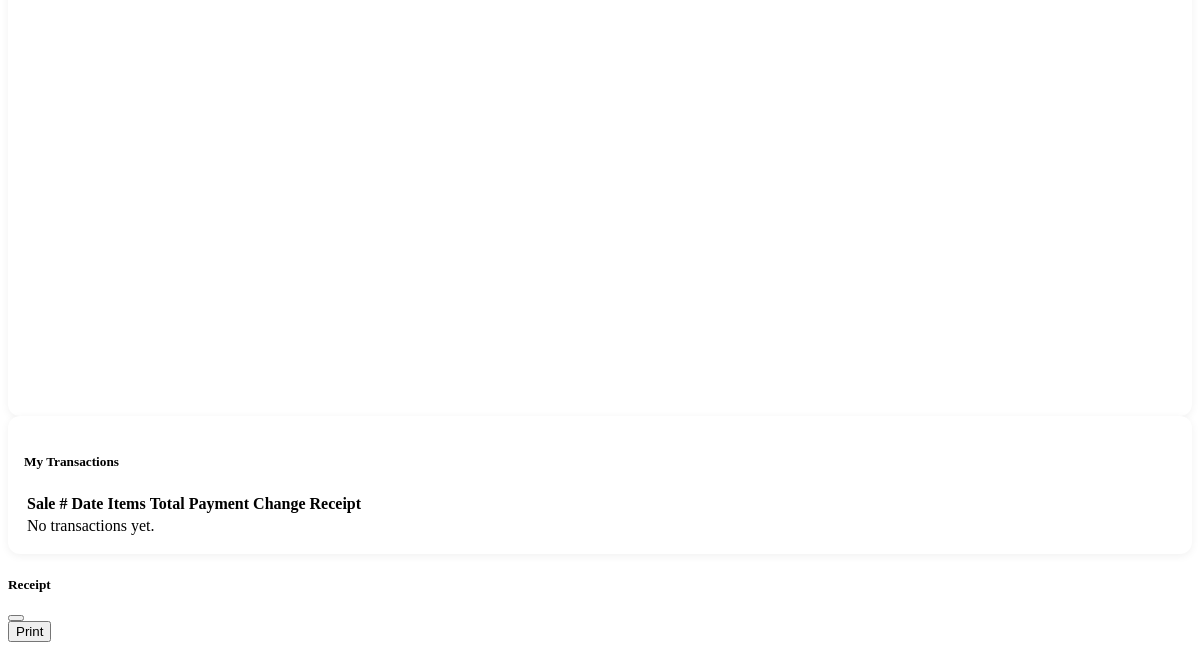
The app's page /SARI-SARI_STORE/View/Cashier_history.php (signed in, lower part), older data.
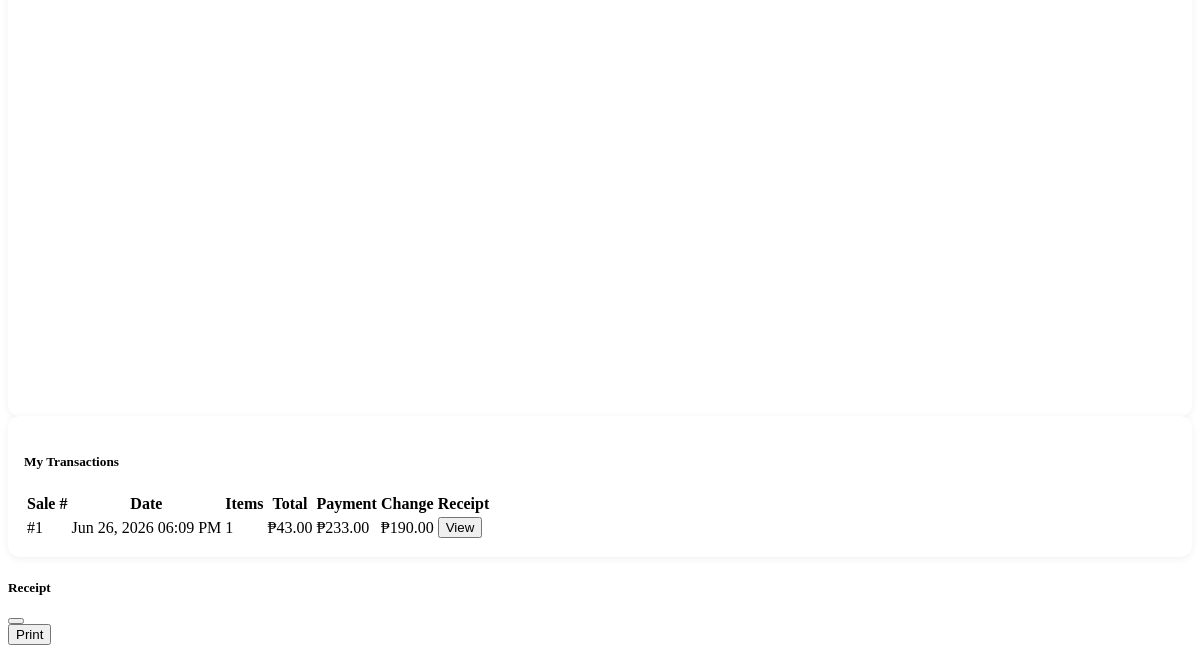
The same page, newer data.
### tables this page shows
CREATE TABLE `sales` (
  `sale_id` int(11) NOT NULL,
  `cashier_id` int(11) NOT NULL,
  `total_amount` decimal(10,2) NOT NULL DEFAULT 0.00,
  `payment` decimal(10,2) NOT NULL DEFAULT 0.00,
  `change_amount` decimal(10,2) NOT NULL DEFAULT 0.00,
  `status` enum('Completed','Pending','Voided') DEFAULT 'Completed',
  `created_at` timestamp NOT NULL DEFAULT current_timestamp()
);

### SARI-SARI_STORE/View/Cashier_history.php (the view, shortened to what this page needs)
<?php
require_once '../Model/database.php';
$cashier_id = $_SESSION['user_id'];
$sales = mysqli_query($conn,"
    SELECT s.*,
        (SELECT COUNT(*) FROM sale_items si WHERE si.sale_id = s.sale_id) AS item_count
    FROM sales s
    WHERE s.cashier_id = $cashier_id
    ORDER BY s.created_at DESC
");
?>
<div class="row g-3 mb-4">
    <div class="col-md-6">
        <div class="summary-card">
        </div>
    </div>
</div>
<div class="history-card">
    <h5 class="mb-3">My Transactions</h5>
    <table class="table table-hover datatable">
        <thead>
            <tr>
                <th>Sale #</th>
                <th>Date</th>
                <th>Items</th>
                <th>Total</th>
                <th>Payment</th>
                <th>Change</th>
                <th>Receipt</th>
            </tr>
        </thead>
        <tbody>
            <?php
            if(mysqli_num_rows($sales) == 0){
            ?>
            <tr><td colspan="7" class="text-center text-muted py-4">No transactions yet.</td></tr>
            <?php
            } else {
                while($sale = mysqli_fetch_assoc($sales)){
            ?>
            <tr>
                <td>#<?= $sale['sale_id']; ?></td>
                <td><?= date("M d, Y h:i A", strtotime($sale['created_at'])); ?></td>
                <td><?= $sale['item_count']; ?></td>
                <td>₱<?= number_format($sale['total_amount'], 2); ?></td>
                <td>₱<?= number_format($sale['payment'], 2); ?></td>
                <td>₱<?= number_format($sale['change_amount'], 2); ?></td>
                <td>
                    <button class="btn btn-sm btn-outline-success" onclick="viewReceipt(<?= $sale['sale_id']; ?>)">
                        <i class="bi bi-eye me-1"></i>View
                    </button>
                </td>
            </tr>
            <?php
                }
            }
            ?>
        </tbody>
    </table>
</div>
<div class="modal fade" id="historyReceiptModal" tabindex="-1">
    <div class="modal-dialog modal-sm">
        <div class="modal-content">
            <div class="modal-header bg-success text-white">
                <h5 class="modal-title"><i class="bi bi-receipt me-2"></i>Receipt</h5>
                <button type="button" class="btn-close btn-close-white" data-bs-dismiss="modal"></button>
            </div>
            <div class="modal-footer">
                <button class="btn btn-outline-secondary btn-sm" onclick="window.print()">
                    <i class="bi bi-printer me-1"></i>Print
                </button>
            </div>
        </div>
    </div>
</div>

Row changes from the older to the newer data that the page shows:
added sales: sale_id "1", created_at "Jun 26, 2026 06:09 PM", item_count "1", total_amount "43.00", payment "233.00", change_amount "190.00"
Text that changed along with them:
text no longer shown: "No transactions yet."
